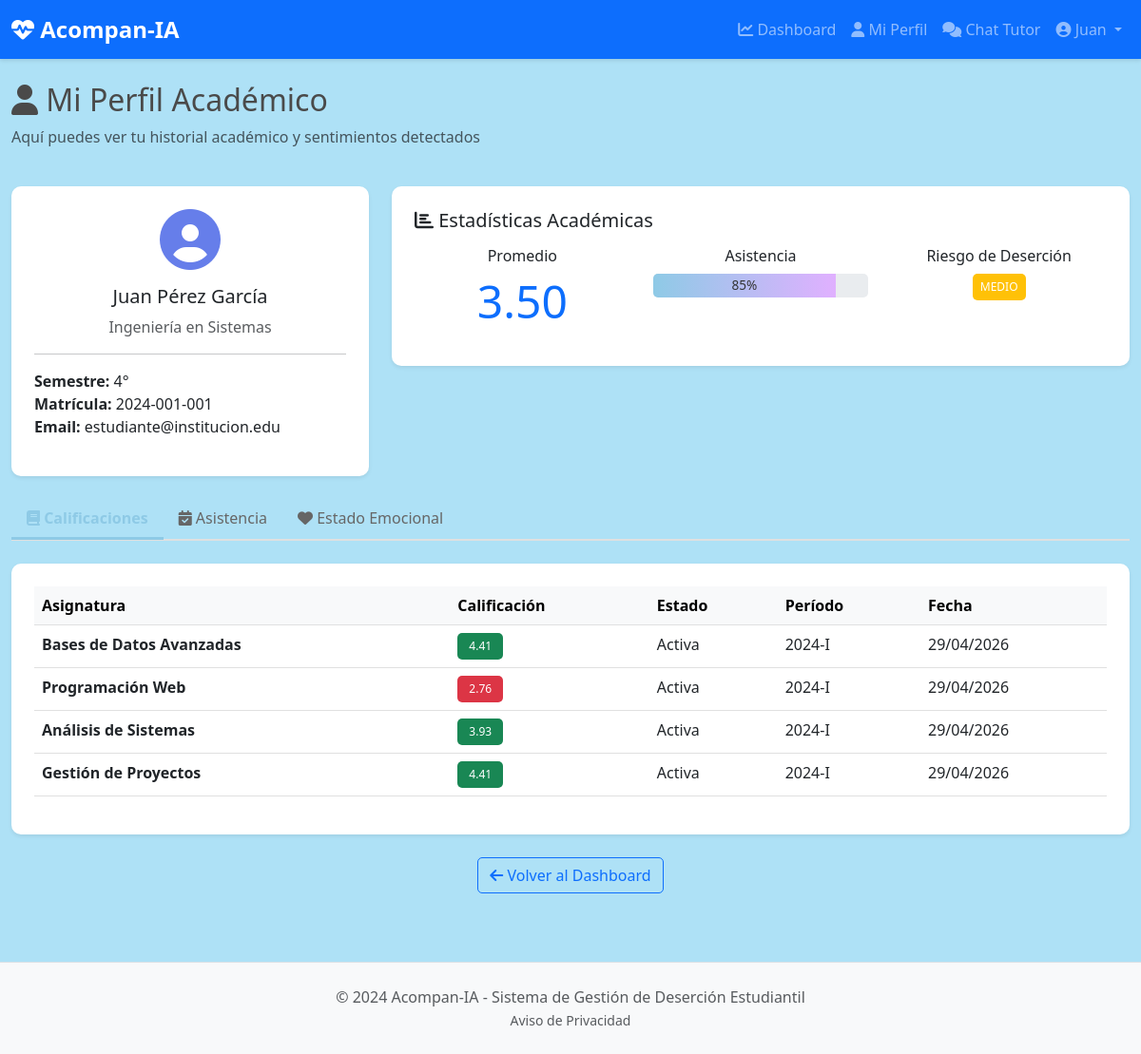
The page /alumno/perfil (signed in) on the database its author committed.
### modelos/base_datos.py (models this page shows, shortened)
class Usuario(db.Model):
    __tablename__ = 'usuarios'
    id = db.Column(db.Integer, primary_key=True)
    email = db.Column(db.String(120), unique=True, nullable=False, index=True)
    password_hash = db.Column(db.String(255), nullable=False)
    nombre = db.Column(db.String(120), nullable=False)
    apellido = db.Column(db.String(120), nullable=False)
    rol = db.Column(db.String(20), nullable=False)  # 'alumno' o 'profesor'
    institucion = db.Column(db.String(120), nullable=False)
    fecha_creacion = db.Column(db.DateTime, default=datetime.utcnow)
    activo = db.Column(db.Boolean, default=True)
    estudiante = db.relationship('Estudiante', backref='usuario_est', uselist=False, cascade='all, delete-orphan')
    profesor = db.relationship('Profesor', backref='usuario_prof', uselist=False, cascade='all, delete-orphan')

class Estudiante(db.Model):
    __tablename__ = 'estudiantes'
    id = db.Column(db.Integer, primary_key=True)
    usuario_id = db.Column(db.Integer, db.ForeignKey('usuarios.id'), nullable=False, unique=True)
    carrera = db.Column(db.String(120), nullable=False)
    semestre = db.Column(db.Integer, nullable=False)
    grupo = db.Column(db.String(20), nullable=True)
    matricula = db.Column(db.String(50), unique=True, nullable=False, index=True)
    promedio_academico = db.Column(db.Float, default=0.0)
    nivel_riesgo = db.Column(db.String(20), default='bajo')  # bajo, medio, alto, critico
    razon_riesgo = db.Column(db.String(500), nullable=True)  # económica, académica, personal, etc.
    fecha_evaluacion = db.Column(db.DateTime, default=datetime.utcnow)
    asistencia_porcentaje = db.Column(db.Float, default=100.0)
    calificaciones = db.relationship('Calificacion', backref='estudiante', lazy=True, cascade='all, delete-orphan')
    asistencias = db.relationship('Asistencia', backref='estudiante', lazy=True, cascade='all, delete-orphan')
    evaluaciones_emocionales = db.relationship('EvaluacionEmocional', backref='estudiante', lazy=True, cascade='all, delete-orphan')
    intervenciones = db.relationship('Intervencion', backref='estudiante', lazy=True, cascade='all, delete-orphan')
    mensajes_chat = db.relationship('MensajeChat', backref='estudiante', lazy=True, cascade='all, delete-orphan')

class Calificacion(db.Model):
    __tablename__ = 'calificaciones'
    id = db.Column(db.Integer, primary_key=True)
    estudiante_id = db.Column(db.Integer, db.ForeignKey('estudiantes.id'), nullable=False)
    asignatura_id = db.Column(db.Integer, db.ForeignKey('asignaturas.id'), nullable=False)
    calificacion = db.Column(db.Float, nullable=False)
    estado = db.Column(db.String(20), default='activa')  # activa, aprobada, reprobada, incompleta
    fecha_registro = db.Column(db.DateTime, default=datetime.utcnow)
    periodo = db.Column(db.String(20), nullable=False)  # 2024-I, 2024-II, etc.

class Asignatura(db.Model):
    __tablename__ = 'asignaturas'
    id = db.Column(db.Integer, primary_key=True)
    nombre = db.Column(db.String(120), nullable=False)
    codigo = db.Column(db.String(20), unique=True, nullable=False, index=True)
    profesor_id = db.Column(db.Integer, db.ForeignKey('profesores.id'), nullable=False)
    carrera = db.Column(db.String(120), nullable=False)
    semestre = db.Column(db.Integer, nullable=False)
    creditos = db.Column(db.Integer, default=0)
    descripcion = db.Column(db.Text, nullable=True)
    calificaciones = db.relationship('Calificacion', backref='asignatura', lazy=True, cascade='all, delete-orphan')

### app.py (the view)
@app.route('/alumno/perfil')
def perfil_alumno():
    if session.get('rol') != 'alumno':
        return redirect(url_for('login'))
    usuario = db.session.get(Usuario, session['usuario_id'])
    estudiante = usuario.estudiante
    from modelos.base_datos import Calificacion, Asistencia, EvaluacionEmocional
    calificaciones = Calificacion.query.filter_by(estudiante_id=estudiante.id).all()
    asistencias = Asistencia.query.filter_by(estudiante_id=estudiante.id).all()
    emociones = EvaluacionEmocional.query.filter_by(estudiante_id=estudiante.id).order_by(EvaluacionEmocional.fecha_evaluacion.desc()).limit(10).all()
    return render_template('alumno/perfil.html',
                          estudiante=estudiante,
                          calificaciones=calificaciones,
                          asistencias=asistencias,
                          emociones=emociones)

### app.py (called while the page is built)
@app.context_processor
def inject_user():
    usuario = None
    if 'usuario_id' in session:
        usuario = db.session.get(Usuario, session['usuario_id'])
    return dict(usuario=usuario)

@app.before_request
def verificar_sesion():
    session.permanent = True
    rutas_publicas = ['login', 'privacidad', 'static']
    if request.endpoint and request.endpoint.split('.')[0] not in rutas_publicas:
        if 'usuario_id' not in session:
            return redirect(url_for('login'))

### templates/alumno/perfil.html (shortened to what this page needs)
{% extends "base.html" %}
{% block content %}
<div class="row mb-4">
    <div class="col-12">
        <h2><i class="fas fa-user"></i> Mi Perfil Académico</h2>
        <p class="text-muted">Aquí puedes ver tu historial académico y sentimientos detectados</p>
    </div>
</div>
<div class="row mb-4">
    <div class="col-lg-4">
        <div class="card border-0 shadow-sm text-center">
            <div class="card-body">
                <i class="fas fa-user-circle" style="font-size: 4rem; color: #667eea;"></i>
                <h5 class="mt-3">{{ usuario.nombre }} {{ usuario.apellido }}</h5>
                <p class="text-muted">{{ estudiante.carrera }}</p>
                <hr>
                <dl class="text-start">
                    <dt class="d-inline">Semestre:</dt>
                    <dd class="d-inline">{{ estudiante.semestre }}°</dd><br>
                    <dt class="d-inline">Matrícula:</dt>
                    <dd class="d-inline">{{ estudiante.matricula }}</dd><br>
                    <dt class="d-inline">Email:</dt>
                    <dd class="d-inline">{{ usuario.email }}</dd>
                </dl>
            </div>
        </div>
    </div>
    <div class="col-lg-8">
        <div class="card border-0 shadow-sm mb-3">
            <div class="card-body">
                <h5 class="card-title mb-3"><i class="fas fa-chart-bar"></i> Estadísticas Académicas</h5>
                <div class="row text-center">
                    <div class="col-md-4">
                        <h6>Promedio</h6>
                        <p class="display-5 text-primary">{{ "%.2f"|format(estudiante.promedio_academico) }}</p>
                    </div>
                    <div class="col-md-4">
                        <h6>Asistencia</h6>
                        <div class="progress" style="height: 25px;">
                            <div class="progress-bar" style="width: {{ estudiante.asistencia_porcentaje }}%">
                                {{ "%.0f"|format(estudiante.asistencia_porcentaje) }}%
                            </div>
                        </div>
                    </div>
                    <div class="col-md-4">
                        <h6>Riesgo de Deserción</h6>
                        <span class="badge bg-{% if estudiante.nivel_riesgo == 'bajo' %}success{% elif estudiante.nivel_riesgo == 'medio' %}warning{% else %}danger{% endif %} p-2">
                            {{ estudiante.nivel_riesgo|upper }}
                        </span>
                    </div>
                </div>
            </div>
        </div>
    </div>
</div>
<ul class="nav nav-tabs mb-4" role="tablist">
    <li class="nav-item" role="presentation">
        <button class="nav-link active" id="calificaciones-tab" data-bs-toggle="tab" data-bs-target="#calificaciones" type="button" role="tab">
            <i class="fas fa-book"></i> Calificaciones
        </button>
    </li>
    <li class="nav-item" role="presentation">
        <button class="nav-link" id="asistencia-tab" data-bs-toggle="tab" data-bs-target="#asistencia" type="button" role="tab">
            <i class="fas fa-calendar-check"></i> Asistencia
        </button>
    </li>
    <li class="nav-item" role="presentation">
        <button class="nav-link" id="emociones-tab" data-bs-toggle="tab" data-bs-target="#emociones" type="button" role="tab">
            <i class="fas fa-heart"></i> Estado Emocional
        </button>
    </li>
</ul>
<div class="tab-content">
    <div class="tab-pane fade show active" id="calificaciones" role="tabpanel">
        <div class="card border-0 shadow-sm">
            <div class="card-body">
                {% if calificaciones %}
                    <div class="table-responsive">
                        <table class="table table-hover">
                            <thead class="table-light">
                                <tr>
                                    <th>Asignatura</th>
                                    <th>Calificación</th>
                                    <th>Estado</th>
                                    <th>Período</th>
                                    <th>Fecha</th>
                                </tr>
                            </thead>
                            <tbody>
                                {% for cal in calificaciones %}
                                    <tr>
                                        <td><strong>{{ cal.asignatura.nombre }}</strong></td>
                                        <td>
                                            <span class="badge bg-{% if cal.calificacion >= 3.5 %}success{% elif cal.calificacion >= 3 %}warning{% else %}danger{% endif %}">
                                                {{ "%.2f"|format(cal.calificacion) }}
                                            </span>
                                        </td>
                                        <td>{{ cal.estado|title }}</td>
                                        <td>{{ cal.periodo }}</td>
                                        <td>{{ cal.fecha_registro.strftime('%d/%m/%Y') }}</td>
                                    </tr>
                                {% endfor %}
                            </tbody>
                        </table>
                    </div>
                {% else %}
                    <div class="alert alert-info">
                        <i class="fas fa-info-circle"></i> No hay calificaciones registradas aún.
                    </div>
                {% endif %}
            </div>
        </div>
    </div>
</div>
<div class="mt-4 text-center">
    <a href="{{ url_for('dashboard_alumno') }}" class="btn btn-outline-primary">
        <i class="fas fa-arrow-left"></i> Volver al Dashboard
    </a>
</div>
{% endblock %}

### templates/base.html (shortened to what this page needs)
<!DOCTYPE html>
<html lang="es">
<head>
    <link href="https://cdn.jsdelivr.net/npm/bootstrap@5.3.0/dist/css/bootstrap.min.css" rel="stylesheet">
    <link rel="stylesheet" href="https://cdnjs.cloudflare.com/ajax/libs/font-awesome/6.4.0/css/all.min.css">
    <link rel="stylesheet" href="{{ url_for('static', filename='css/styles.css') }}">
</head>
<body>
    {% if usuario %}
    <nav class="navbar navbar-expand-lg navbar-dark bg-primary sticky-top">
        <div class="container-fluid">
            <a class="navbar-brand" href="/">
                <i class="fas fa-heart-pulse"></i> Acompan-IA
            </a>
            <div class="collapse navbar-collapse" id="navbarNav">
                <ul class="navbar-nav ms-auto">
                    {% if usuario.rol == 'alumno' %}
                        <li class="nav-item">
                            <a class="nav-link" href="{{ url_for('dashboard_alumno') }}">
                                <i class="fas fa-chart-line"></i> Dashboard
                            </a>
                        </li>
                        <li class="nav-item">
                            <a class="nav-link" href="{{ url_for('perfil_alumno') }}">
                                <i class="fas fa-user"></i> Mi Perfil
                            </a>
                        </li>
                        <li class="nav-item">
                            <a class="nav-link" href="{{ url_for('chat_alumno') }}">
                                <i class="fas fa-comments"></i> Chat Tutor
                            </a>
                        </li>
                    {% endif %}
                    <li class="nav-item dropdown">
                        <a class="nav-link dropdown-toggle" href="#" id="navbarDropdown" role="button" data-bs-toggle="dropdown">
                            <i class="fas fa-user-circle"></i> {{ usuario.nombre }}
                        </a>
                    </li>
                </ul>
            </div>
        </div>
    </nav>
    {% endif %}
    <main class="py-4">
        <div class="container-fluid">
            {% block content %}{% endblock %}
        </div>
    </main>
    <footer class="bg-light text-center py-4 mt-5 border-top">
        <div class="container">
            <p class="text-muted mb-0">
                &copy; 2024 Acompan-IA - Sistema de Gestión de Deserción Estudiantil
                <br>
                <small>
                    <a href="{{ url_for('privacidad') }}" class="text-muted text-decoration-none">Aviso de Privacidad</a>
                </small>
            </p>
        </div>
    </footer>
</body>
</html>

### static/css/styles.css (style rules this page uses)
:root { --primary-color: #8ecae6; --secondary-color: #e0b0ff; --success-color: #a3e4d7; --danger-color: #ffc2c2; --warning-color: #ffe89e; --info-color: #b0c4de; --bg-color: #aee1f6; --beige: #f5f5dc; }
body { font-family: 'Segoe UI', Tahoma, Geneva, Verdana, sans-serif; background-color: var(--bg-color); color: #4a4a4a; }
html, body { height: 100%; }
main { flex: 1; }
.navbar-brand { font-weight: bold; font-size: 1.5rem; }
.navbar { box-shadow: 0 2px 4px rgba(0, 0, 0, 0.1); }
.card { transition: transform 0.3s ease, box-shadow 0.3s ease; border-radius: 10px; }
.card-body { padding: 1.5rem; }
.badge { font-weight: 500; padding: 0.5rem 0.75rem; border-radius: 5px; }
.btn { border-radius: 5px; font-weight: 500; transition: all 0.3s ease; }
.table { background-color: white; }
.table thead th { background-color: #f8f9fa; font-weight: 600; border-top: none; }
.table tbody tr { border-bottom: 1px solid #e0e0e0; }
.progress { height: 25px; background-color: #e9ecef; border-radius: 5px; overflow: hidden; }
.progress-bar { background: linear-gradient(90deg, var(--primary-color) 0%, var(--secondary-color) 100%); font-size: 0.85rem; display: flex; align-items: center; justify-content: center; color: #333; font-weight: 500; }
.nav-tabs { border-bottom: 2px solid #e0e0e0; }
.nav-tabs .nav-link { color: #666; border: none; border-bottom: 3px solid transparent; transition: all 0.3s ease; }
.nav-tabs .nav-link.active { color: var(--primary-color); background-color: transparent; border-bottom-color: var(--primary-color); font-weight: 600; }
.shadow-sm { box-shadow: 0 2px 8px rgba(0, 0, 0, 0.08); }
footer { margin-top: auto; background-color: white; }

### rows shown on the page
Usuario: nombre "Juan", apellido "Pérez García", email "estudiante@institucion.edu"
Estudiante: carrera "Ingeniería en Sistemas", semestre "4", matricula "2024-001-001", promedio_academico "3.50", asistencia_porcentaje "85", nivel_riesgo "MEDIO"
Calificacion: asignatura.nombre "Bases de Datos Avanzadas", calificacion "4.41", estado "Activa", periodo "2024-I", fecha_registro "29/04/2026"
Calificacion: asignatura.nombre "Programación Web", calificacion "2.76", estado "Activa", periodo "2024-I", fecha_registro "29/04/2026"
Calificacion: asignatura.nombre "Análisis de Sistemas", calificacion "3.93", estado "Activa", periodo "2024-I", fecha_registro "29/04/2026"
Calificacion: asignatura.nombre "Gestión de Proyectos", calificacion "4.41", estado "Activa", periodo "2024-I", fecha_registro "29/04/2026"
